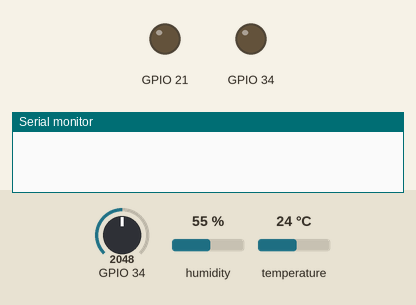
The sketch below on a simulated ESP32. Shown: output pins drawn as LEDs (lit = HIGH), the last lines printed to the serial monitor. The test bench sets the inputs (shaded band); at power-on: GPIO 34 = 2048, humidity 55 %, temperature 24 °C.

Above: at 0.0 s.
At 0.6 s:
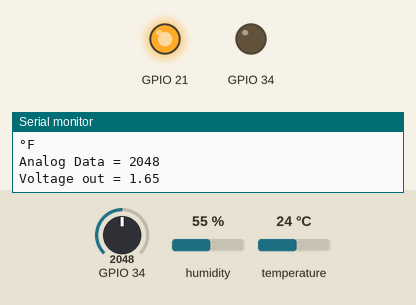
Timing chart, 0 to 2.1 s (numbered marks = the images above):
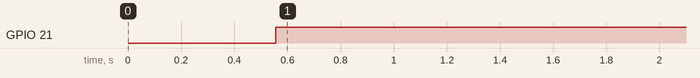

Measured:
- by itself, GPIO 21: LOW → HIGH at 0.56 s

The sketch:

sketch_jul12c_Smoke_Sensor_Home_Security_Sys.ino
```cpp
//Home security model using Smoke sensor
#include<DHT.h>
#define Dpin 23
#define Dtype DHT11

DHT dht(Dpin, Dtype);

void setup() {
  // put your setup code here, to run once:
  Serial.begin(9600);
  dht.begin();

pinMode(21,OUTPUT);
pinMode(34,OUTPUT);
}
int pushData = 0;
float t, h,f;
int ADC_data = 0;
float Vout = 0;
void loop() {
   delay(500);
  // put your main code here, to run repeatedly:
  h = dht.readHumidity();
  t = dht.readTemperature();
  f = dht.readTemperature(true);
  if(isnan(t)||isnan(h)||isnan(f)){
    //isnan->is not a num
    Serial.println("Check the Connection of DHT11.");
    return;
  }
  Serial.print(F("Humidity = "));
  Serial.print(h);
  Serial.print("% ");

  Serial.print(F("Temperature = "));
  Serial.print(t);
  Serial.println(F("°c "));
  Serial.println(f);
  Serial.println(F("°F "));


  ADC_data = analogRead(34);
Serial.print("Analog Data = ");
Serial.println(ADC_data);
Vout = ((3.3*ADC_data)/4096);
Serial.print("Voltage out = ");
Serial.println(Vout);
if(ADC_data>=1000){
  digitalWrite(21,1);
}
else if (ADC_data<1000){
  digitalWrite(21,0);
}

delay(500);
}
```
